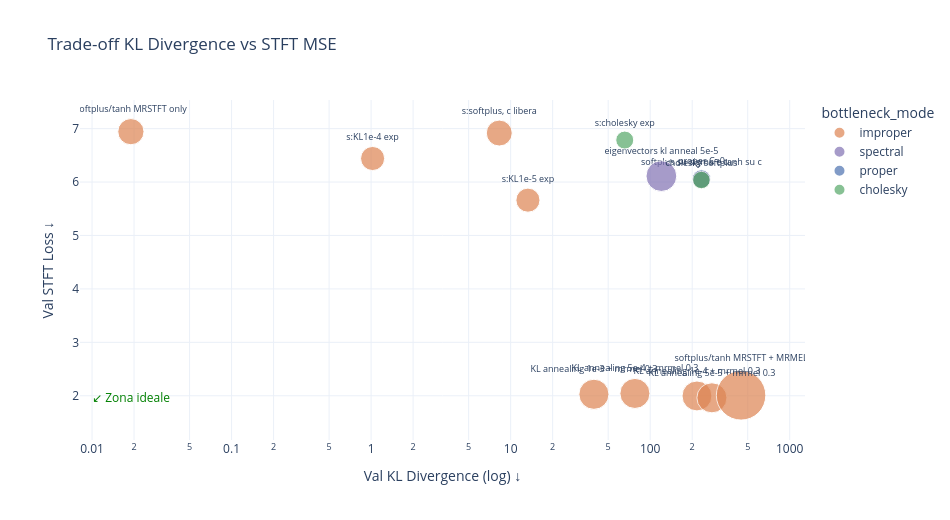
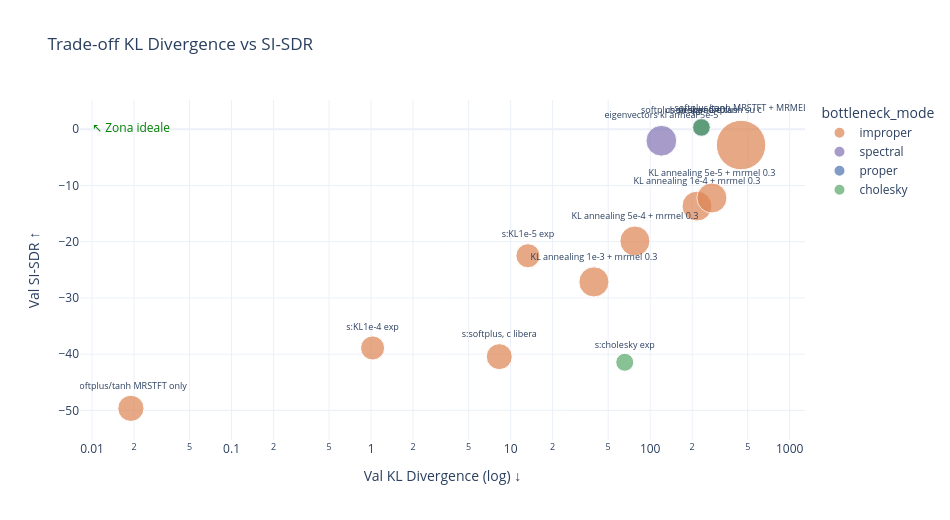

These figures' notebook cell, in order:
### Markdown cell above
## Tradeoff KL - Ricostruzione

### Code cell
sub = df[df['val/kl'].notna() & df['val/stft'].notna() & df['val/sisdr'].notna()].copy()

# --- Plot 1: KL vs STFT ---
fig1 = px.scatter(
    sub,
    x='val/kl', y='val/stft',
    color='bottleneck_mode', size='runtime_hours', size_max=35,
    hover_name='Name',
    hover_data={'epoch': True, 'kl_weight_inf': ':.1e', 'loss_label': True,
                'val/mel': ':.3f', 'val/sisdr': ':.2f', 'runtime_hours': ':.1f'},
    text='short_name',
    color_discrete_map=MODE_COLORS,
    log_x=True,
    title='Trade-off KL Divergence vs STFT MSE',
    labels={'val/kl': 'Val KL Divergence (log) ↓', 'val/stft': 'Val STFT Loss ↓'},
    template='plotly_white', width=950, height=520,
)
fig1.update_traces(textposition='top center', textfont_size=9)
fig1.add_annotation(
    x=np.log10(sub['val/kl'].min()) if sub['val/kl'].min() > 0 else 0,
    y=sub['val/stft'].min(),
    text='↙ Zona ideale', showarrow=False,
    font=dict(color='green', size=12), xref='x', yref='y',
)
fig1.show()

# --- Plot 2: KL vs SI-SDR ---
fig2 = px.scatter(
    sub,
    x='val/kl', y='val/sisdr',
    color='bottleneck_mode', size='runtime_hours', size_max=35,
    hover_name='Name',
    hover_data={'epoch': True, 'kl_weight_inf': ':.1e', 'loss_label': True,
                'val/stft': ':.3f', 'val/mel': ':.3f', 'runtime_hours': ':.1f'},
    text='short_name',
    color_discrete_map=MODE_COLORS,
    log_x=True,
    title='Trade-off KL Divergence vs SI-SDR',
    labels={'val/kl': 'Val KL Divergence (log) ↓', 'val/sisdr': 'Val SI-SDR ↑'},
    template='plotly_white', width=950, height=520,
)
fig2.update_traces(textposition='top center', textfont_size=9)
fig2.add_annotation(
    x=np.log10(sub['val/kl'].min()) if sub['val/kl'].min() > 0 else 0,
    y=sub['val/sisdr'].max(),
    text='↖ Zona ideale', showarrow=False,
    font=dict(color='green', size=12), xref='x', yref='y',
)
fig2.show()

### Figure 1 — Plotly figure (JSON) as saved in the notebook; plotly's stock layout.template omitted (floating-point values rounded to 4 significant figures)
{"data": [{"customdata": [[29, 0.001, "mse_stft+mrmel", 2.149, -27.15, 2.059], [29, 0.0005, "mse_stft+mrmel", 2.185, -19.88, 2.049], [29, 0.0001, "mse_stft+mrmel", 2.168, -13.67, 2.03], [29, 5e-05, "mse_stft+mrmel", 2.109, -12.22, 2.051], [79, 1e-05, "mrstft+mrmel", 2.23, -2.81, 5.555], [22, 1e-05, "mrstft_only", 9.486, -49.64, 1.556], [9, 0.0001, "mse_stft", 6.203, 0.333, 0.7478], [19, 0.0001, "mse", 9.369, -40.44, 1.529], [19, 0.0001, "mse", 8.272, -38.9, 1.316], [19, 1e-05, "mse", 6.544, -22.49, 1.315]], "hovertemplate": "<b>%{hovertext}</b><br><br>bottleneck_mode=improper<br>Val KL Divergence (log) ↓=%{x}<br>Val STFT Loss ↓=%{y}<br>runtime_hours=%{customdata[5]:.1f}<br>short_name=%{text}<br>epoch=%{customdata[0]}<br>kl_weight_inf=%{customdata[1]:.1e}<br>loss_label=%{customdata[2]}<br>val/mel=%{customdata[3]:.3f}<br>val/sisdr=%{customdata[4]:.2f}<extra></extra>", "hovertext": ["COMPLEX KL annealing 1e-3 + mrmel 0.3", "COMPLEX KL annealing 5e-4 + mrmel 0.3", "COMPLEX KL annealing 1e-4 + mrmel 0.3", "COMPLEX KL annealing 5e-5 + mrmel 0.3", "COMPLEX softplus/tanh MRSTFT + MRMEL", "COMPLEX softplus/tanh MRSTFT only", "COMPLEX softplus su sigma e tanh su c", "seanet COMPLEX softplus, c libera", "seanet COMPLEX KL1e-4 exp", "seanet COMPLEX KL1e-5 exp"], "legendgroup": "improper", "marker": {"color": "#DD8452", "size": [2.059, 2.049, 2.03, 2.051, 5.555, 1.556, 0.7478, 1.529, 1.316, 1.315], "sizemode": "area", "sizeref": 0.004535, "symbol": "circle"}, "mode": "markers+text", "name": "improper", "orientation": "v", "showlegend": true, "text": ["KL annealing 1e-3 + mrmel 0.3", "KL annealing 5e-4 + mrmel 0.3", "KL annealing 1e-4 + mrmel 0.3", "KL annealing 5e-5 + mrmel 0.3", "softplus/tanh MRSTFT + MRMEL", "softplus/tanh MRSTFT only", "softplus su sigma e tanh su c", "s:softplus, c libera", "s:KL1e-4 exp", "s:KL1e-5 exp"], "textfont": {"size": 9}, "textposition": "top center", "type": "scatter", "x": [39.53, 77.74, 216.4, 277.0, 448.1, 0.01899, 232.6, 8.289, 1.025, 13.3], "xaxis": "x", "y": [2.028, 2.044, 1.997, 1.962, 2.009, 6.943, 6.049, 6.917, 6.441, 5.661], "yaxis": "y"}, {"customdata": [[29, 5e-05, "mse", 6.422, -2.042, 2.147]], "hovertemplate": "<b>%{hovertext}</b><br><br>bottleneck_mode=spectral<br>Val KL Divergence (log) ↓=%{x}<br>Val STFT Loss ↓=%{y}<br>runtime_hours=%{customdata[5]:.1f}<br>short_name=%{text}<br>epoch=%{customdata[0]}<br>kl_weight_inf=%{customdata[1]:.1e}<br>loss_label=%{customdata[2]}<br>val/mel=%{customdata[3]:.3f}<br>val/sisdr=%{customdata[4]:.2f}<extra></extra>", "hovertext": ["COMPLEX eigenvectors kl anneal 5e-5"], "legendgroup": "spectral", "marker": {"color": "#8172B3", "size": [2.147], "sizemode": "area", "sizeref": 0.004535, "symbol": "circle"}, "mode": "markers+text", "name": "spectral", "orientation": "v", "showlegend": true, "text": ["eigenvectors kl anneal 5e-5"], "textfont": {"size": 9}, "textposition": "top center", "type": "scatter", "x": [120.3], "xaxis": "x", "y": [6.112], "yaxis": "y"}, {"customdata": [[9, 0.0001, "mse_stft", 6.216, 0.3323, 0.7839]], "hovertemplate": "<b>%{hovertext}</b><br><br>bottleneck_mode=proper<br>Val KL Divergence (log) ↓=%{x}<br>Val STFT Loss ↓=%{y}<br>runtime_hours=%{customdata[5]:.1f}<br>short_name=%{text}<br>epoch=%{customdata[0]}<br>kl_weight_inf=%{customdata[1]:.1e}<br>loss_label=%{customdata[2]}<br>val/mel=%{customdata[3]:.3f}<br>val/sisdr=%{customdata[4]:.2f}<extra></extra>", "hovertext": ["COMPLEX proper C=0"], "legendgroup": "proper", "marker": {"color": "#4C72B0", "size": [0.7839], "sizemode": "area", "sizeref": 0.004535, "symbol": "circle"}, "mode": "markers+text", "name": "proper", "orientation": "v", "showlegend": true, "text": ["proper C=0"], "textfont": {"size": 9}, "textposition": "top center", "type": "scatter", "x": [232.9], "xaxis": "x", "y": [6.057], "yaxis": "y"}, {"customdata": [[9, 0.0001, "mse_stft", 6.194, 0.3263, 0.6931], [9, 0.0001, "mse", 9.089, -41.45, 0.7333]], "hovertemplate": "<b>%{hovertext}</b><br><br>bottleneck_mode=cholesky<br>Val KL Divergence (log) ↓=%{x}<br>Val STFT Loss ↓=%{y}<br>runtime_hours=%{customdata[5]:.1f}<br>short_name=%{text}<br>epoch=%{customdata[0]}<br>kl_weight_inf=%{customdata[1]:.1e}<br>loss_label=%{customdata[2]}<br>val/mel=%{customdata[3]:.3f}<br>val/sisdr=%{customdata[4]:.2f}<extra></extra>", "hovertext": ["COMPLEX cholesky softplus", "seanet COMPLEX cholesky exp"], "legendgroup": "cholesky", "marker": {"color": "#55A868", "size": [0.6931, 0.7333], "sizemode": "area", "sizeref": 0.004535, "symbol": "circle"}, "mode": "markers+text", "name": "cholesky", "orientation": "v", "showlegend": true, "text": ["cholesky softplus", "s:cholesky exp"], "textfont": {"size": 9}, "textposition": "top center", "type": "scatter", "x": [232.9, 65.72], "xaxis": "x", "y": [6.037, 6.786], "yaxis": "y"}], "layout": {"annotations": [{"font": {"color": "green", "size": 12}, "showarrow": false, "text": "↙ Zona ideale", "x": -1.722, "xref": "x", "y": 1.962, "yref": "y"}], "height": 520, "legend": {"itemsizing": "constant", "title": {"text": "bottleneck_mode"}, "tracegroupgap": 0}, "title": {"text": "Trade-off KL Divergence vs STFT MSE"}, "width": 950, "xaxis": {"anchor": "y", "domain": [0, 1], "title": {"text": "Val KL Divergence (log) ↓"}, "type": "log"}, "yaxis": {"anchor": "x", "domain": [0, 1], "title": {"text": "Val STFT Loss ↓"}}}}

### Figure 2 — Plotly figure (JSON) as saved in the notebook; plotly's stock layout.template omitted (floating-point values rounded to 4 significant figures)
{"data": [{"customdata": [[29, 0.001, "mse_stft+mrmel", 2.028, 2.149, 2.059], [29, 0.0005, "mse_stft+mrmel", 2.044, 2.185, 2.049], [29, 0.0001, "mse_stft+mrmel", 1.997, 2.168, 2.03], [29, 5e-05, "mse_stft+mrmel", 1.962, 2.109, 2.051], [79, 1e-05, "mrstft+mrmel", 2.009, 2.23, 5.555], [22, 1e-05, "mrstft_only", 6.943, 9.486, 1.556], [9, 0.0001, "mse_stft", 6.049, 6.203, 0.7478], [19, 0.0001, "mse", 6.917, 9.369, 1.529], [19, 0.0001, "mse", 6.441, 8.272, 1.316], [19, 1e-05, "mse", 5.661, 6.544, 1.315]], "hovertemplate": "<b>%{hovertext}</b><br><br>bottleneck_mode=improper<br>Val KL Divergence (log) ↓=%{x}<br>Val SI-SDR ↑=%{y}<br>runtime_hours=%{customdata[5]:.1f}<br>short_name=%{text}<br>epoch=%{customdata[0]}<br>kl_weight_inf=%{customdata[1]:.1e}<br>loss_label=%{customdata[2]}<br>val/stft=%{customdata[3]:.3f}<br>val/mel=%{customdata[4]:.3f}<extra></extra>", "hovertext": ["COMPLEX KL annealing 1e-3 + mrmel 0.3", "COMPLEX KL annealing 5e-4 + mrmel 0.3", "COMPLEX KL annealing 1e-4 + mrmel 0.3", "COMPLEX KL annealing 5e-5 + mrmel 0.3", "COMPLEX softplus/tanh MRSTFT + MRMEL", "COMPLEX softplus/tanh MRSTFT only", "COMPLEX softplus su sigma e tanh su c", "seanet COMPLEX softplus, c libera", "seanet COMPLEX KL1e-4 exp", "seanet COMPLEX KL1e-5 exp"], "legendgroup": "improper", "marker": {"color": "#DD8452", "size": [2.059, 2.049, 2.03, 2.051, 5.555, 1.556, 0.7478, 1.529, 1.316, 1.315], "sizemode": "area", "sizeref": 0.004535, "symbol": "circle"}, "mode": "markers+text", "name": "improper", "orientation": "v", "showlegend": true, "text": ["KL annealing 1e-3 + mrmel 0.3", "KL annealing 5e-4 + mrmel 0.3", "KL annealing 1e-4 + mrmel 0.3", "KL annealing 5e-5 + mrmel 0.3", "softplus/tanh MRSTFT + MRMEL", "softplus/tanh MRSTFT only", "softplus su sigma e tanh su c", "s:softplus, c libera", "s:KL1e-4 exp", "s:KL1e-5 exp"], "textfont": {"size": 9}, "textposition": "top center", "type": "scatter", "x": [39.53, 77.74, 216.4, 277.0, 448.1, 0.01899, 232.6, 8.289, 1.025, 13.3], "xaxis": "x", "y": [-27.15, -19.88, -13.67, -12.22, -2.81, -49.64, 0.333, -40.44, -38.9, -22.49], "yaxis": "y"}, {"customdata": [[29, 5e-05, "mse", 6.112, 6.422, 2.147]], "hovertemplate": "<b>%{hovertext}</b><br><br>bottleneck_mode=spectral<br>Val KL Divergence (log) ↓=%{x}<br>Val SI-SDR ↑=%{y}<br>runtime_hours=%{customdata[5]:.1f}<br>short_name=%{text}<br>epoch=%{customdata[0]}<br>kl_weight_inf=%{customdata[1]:.1e}<br>loss_label=%{customdata[2]}<br>val/stft=%{customdata[3]:.3f}<br>val/mel=%{customdata[4]:.3f}<extra></extra>", "hovertext": ["COMPLEX eigenvectors kl anneal 5e-5"], "legendgroup": "spectral", "marker": {"color": "#8172B3", "size": [2.147], "sizemode": "area", "sizeref": 0.004535, "symbol": "circle"}, "mode": "markers+text", "name": "spectral", "orientation": "v", "showlegend": true, "text": ["eigenvectors kl anneal 5e-5"], "textfont": {"size": 9}, "textposition": "top center", "type": "scatter", "x": [120.3], "xaxis": "x", "y": [-2.042], "yaxis": "y"}, {"customdata": [[9, 0.0001, "mse_stft", 6.057, 6.216, 0.7839]], "hovertemplate": "<b>%{hovertext}</b><br><br>bottleneck_mode=proper<br>Val KL Divergence (log) ↓=%{x}<br>Val SI-SDR ↑=%{y}<br>runtime_hours=%{customdata[5]:.1f}<br>short_name=%{text}<br>epoch=%{customdata[0]}<br>kl_weight_inf=%{customdata[1]:.1e}<br>loss_label=%{customdata[2]}<br>val/stft=%{customdata[3]:.3f}<br>val/mel=%{customdata[4]:.3f}<extra></extra>", "hovertext": ["COMPLEX proper C=0"], "legendgroup": "proper", "marker": {"color": "#4C72B0", "size": [0.7839], "sizemode": "area", "sizeref": 0.004535, "symbol": "circle"}, "mode": "markers+text", "name": "proper", "orientation": "v", "showlegend": true, "text": ["proper C=0"], "textfont": {"size": 9}, "textposition": "top center", "type": "scatter", "x": [232.9], "xaxis": "x", "y": [0.3323], "yaxis": "y"}, {"customdata": [[9, 0.0001, "mse_stft", 6.037, 6.194, 0.6931], [9, 0.0001, "mse", 6.786, 9.089, 0.7333]], "hovertemplate": "<b>%{hovertext}</b><br><br>bottleneck_mode=cholesky<br>Val KL Divergence (log) ↓=%{x}<br>Val SI-SDR ↑=%{y}<br>runtime_hours=%{customdata[5]:.1f}<br>short_name=%{text}<br>epoch=%{customdata[0]}<br>kl_weight_inf=%{customdata[1]:.1e}<br>loss_label=%{customdata[2]}<br>val/stft=%{customdata[3]:.3f}<br>val/mel=%{customdata[4]:.3f}<extra></extra>", "hovertext": ["COMPLEX cholesky softplus", "seanet COMPLEX cholesky exp"], "legendgroup": "cholesky", "marker": {"color": "#55A868", "size": [0.6931, 0.7333], "sizemode": "area", "sizeref": 0.004535, "symbol": "circle"}, "mode": "markers+text", "name": "cholesky", "orientation": "v", "showlegend": true, "text": ["cholesky softplus", "s:cholesky exp"], "textfont": {"size": 9}, "textposition": "top center", "type": "scatter", "x": [232.9, 65.72], "xaxis": "x", "y": [0.3263, -41.45], "yaxis": "y"}], "layout": {"annotations": [{"font": {"color": "green", "size": 12}, "showarrow": false, "text": "↖ Zona ideale", "x": -1.722, "xref": "x", "y": 0.333, "yref": "y"}], "height": 520, "legend": {"itemsizing": "constant", "title": {"text": "bottleneck_mode"}, "tracegroupgap": 0}, "title": {"text": "Trade-off KL Divergence vs SI-SDR"}, "width": 950, "xaxis": {"anchor": "y", "domain": [0, 1], "title": {"text": "Val KL Divergence (log) ↓"}, "type": "log"}, "yaxis": {"anchor": "x", "domain": [0, 1], "title": {"text": "Val SI-SDR ↑"}}}}
